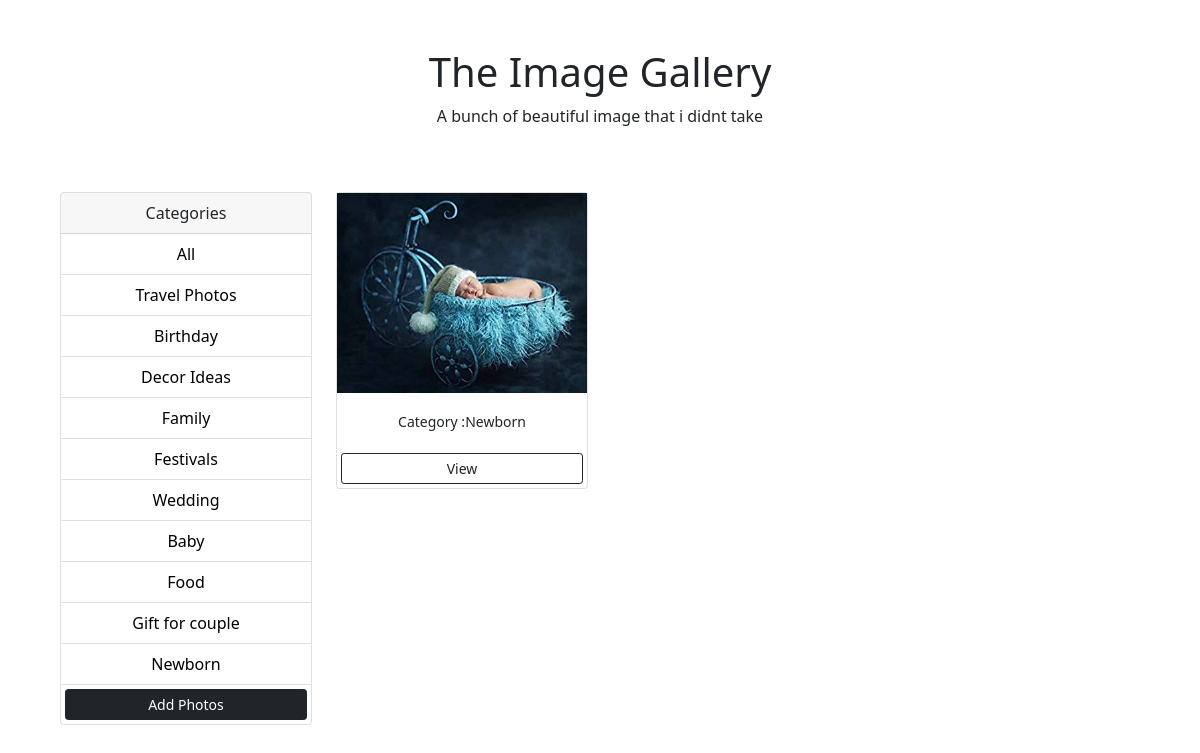
Page /?category=Newborn on the committed database.
### photos/models.py (models this page shows, shortened)
class Category(models.Model):
    name=models.CharField(max_length=200,null=False,blank=False)

class Photo(models.Model):
    category=models.ForeignKey(Category, on_delete=models.SET_NULL, null=True , blank=True)
    image=models.ImageField(null=False,blank=False)
    description=models.TextField()

### photos/views.py (the view)
# urls.py: path('',gallery,name='gallery'),
def gallery(request):
    category=request.GET.get('category')
    if category == None:
        photos = Photo.objects.all()
    else:
        photos = Photo.objects.filter(category__name=category)
    categories = Category.objects.all()
    context={'categories':categories, 'photos':photos}
    return render(request,'photos/gallery.html',context)

### photos/templates/photos/gallery.html (shortened to what this page needs)
<!DOCTYPE html>
<html lang="en">
<head>
    <link href="https://cdn.jsdelivr.net/npm/bootstrap@5.1.3/dist/css/bootstrap.min.css" rel="stylesheet"
>
     <div class="jumbotron">
                <h1>The Image Gallery</h1>
                <p>A bunch of beautiful image that i didnt take</p>
                <br><br>
     </div>
</head>
<body class="m-5">
<div class="container">
    <div class="row">
            <div class="col-md-3">
                <div class="card">
                    <div class="card-header">
                        Categories
                    </div>
                    <ul class="list-group list-group-flush">
                        <li class="list-group-item">
                            <a href="{% url 'gallery' %}"> All </a></li>
                        {% for category in categories %}
                        <li class="list-group-item">
                            <a href="{% url 'gallery' %}?category={{category.name}}"> {{ category.name }} </a></li>
                        {% endfor %}
                        <a href="{% url 'addPhoto' %}"  class="btn btn-dark btn-block btn-sm m-1">Add Photos</a>
                    </ul>
                </div>
            </div>
        <div class="col-md-9">
            <div class="row">
                {% for photo in photos %}
                <div class="col-md-4">
                    <div class="card">
                      <img class="image-thumbail" src="{{photo.image.url}}" alt="Card image cap">
                      <div class="card-body">
                          <small>Category :{{ photo.category.name }}</small>
                      </div>
                      <a href="{% url 'photo' photo.id %}" class="btn btn-outline-dark btn-sm m-1">View</a>
                    </div>
                </div>
                {% empty %}
                <h3> No Photos !!!!!!!</h3>
                {% endfor %}
            </div>
        </div>
    </div>
</div>
</body>
</html>

### photos/templates/photos/gallery.html (style rules this page uses)
.image-thumbail { height : 200px; object-fit : cover; }
.list-group-item a { text-decoration: none; color:black; }
h1 { text-align: center; }
p { text-align: center; }
div { text-align: center; }

### rows in the picture
Category: name "Travel Photos"
Category: name "Birthday"
Category: name "Decor Ideas"
Category: name "Family"
Category: name "Festivals"
Category: name "Wedding"
Category: name "Baby"
Category: name "Food"
Category: name "Gift for couple"
Category: name "Newborn"
Photo: image (picture), category.name "Newborn"
